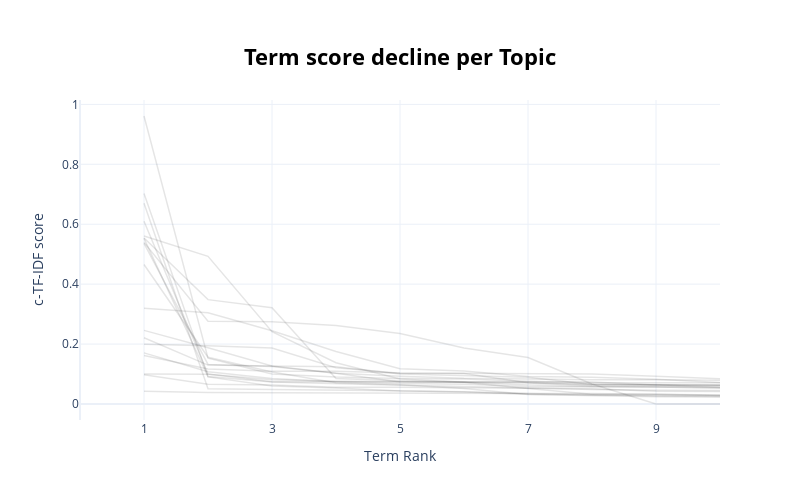

The notebook cell saved with this chart:
### Code cell
# Visualize term rank decrease
topic_model_title.visualize_term_rank()

### Figure 1 — Plotly figure (JSON) as saved in the notebook; plotly's stock layout.template omitted (floating-point values rounded to 4 significant figures)
{"data": [{"hovertext": "<b>Topic -1</b>:life_story_man_american_king_time_", "line": {"color": "black", "width": 1.5}, "mode": "lines+lines", "name": "", "opacity": 0.1, "type": "scatter", "x": [1, 2, 3, 4, 5, 6, 7, 8, 9, 10], "y": [0.04265, 0.03812, 0.03761, 0.03656, 0.03655, 0.03522, 0.03513, 0.03507, 0.0333, 0.03044]}, {"hovertext": "<b>Topic 0</b>:girl_dead_love_boy_father_man_child", "line": {"color": "black", "width": 1.5}, "mode": "lines+lines", "name": "", "opacity": 0.1, "type": "scatter", "x": [1, 2, 3, 4, 5, 6, 7, 8, 9, 10], "y": [0.0976, 0.06601, 0.06305, 0.05623, 0.05591, 0.05506, 0.05223, 0.05075, 0.04296, 0.04166]}, {"hovertext": "<b>Topic 1</b>:real_age_great_child_go_whats_speci", "line": {"color": "black", "width": 1.5}, "mode": "lines+lines", "name": "", "opacity": 0.1, "type": "scatter", "x": [1, 2, 3, 4, 5, 6, 7, 8, 9, 10], "y": [0.1706, 0.1078, 0.08553, 0.07439, 0.07439, 0.073, 0.073, 0.0666, 0.06486, 0.06299]}, {"hovertext": "<b>Topic 2</b>:miss_love_back_hall_mystery_life_fr", "line": {"color": "black", "width": 1.5}, "mode": "lines+lines", "name": "", "opacity": 0.1, "type": "scatter", "x": [1, 2, 3, 4, 5, 6, 7, 8, 9, 10], "y": [0.2209, 0.1299, 0.1269, 0.1028, 0.09271, 0.08558, 0.08374, 0.08083, 0.08083, 0.07949]}, {"hovertext": "<b>Topic 3</b>:movie_iii_ii_big_story_power_legend", "line": {"color": "black", "width": 1.5}, "mode": "lines+lines", "name": "", "opacity": 0.1, "type": "scatter", "x": [1, 2, 3, 4, 5, 6, 7, 8, 9, 10], "y": [0.6699, 0.0512, 0.04799, 0.047, 0.04443, 0.03973, 0.03258, 0.02969, 0.0286, 0.02834]}, {"hovertext": "<b>Topic 4</b>:david_bob_john_name_hall_mr_life_gr", "line": {"color": "black", "width": 1.5}, "mode": "lines+lines", "name": "", "opacity": 0.1, "type": "scatter", "x": [1, 2, 3, 4, 5, 6, 7, 8, 9, 10], "y": [0.1998, 0.1946, 0.1868, 0.1213, 0.1028, 0.1018, 0.07131, 0.06415, 0.06415, 0.05475]}, {"hovertext": "<b>Topic 5</b>:deep_without_yellow_little_great_bl", "line": {"color": "black", "width": 1.5}, "mode": "lines+lines", "name": "", "opacity": 0.1, "type": "scatter", "x": [1, 2, 3, 4, 5, 6, 7, 8, 9, 10], "y": [0.5363, 0.132, 0.1251, 0.1029, 0.07331, 0.07245, 0.06376, 0.05815, 0.05709, 0.05287]}, {"hovertext": "<b>Topic 6</b>:12_year_13_whats_short_going_mine_g", "line": {"color": "black", "width": 1.5}, "mode": "lines+lines", "name": "", "opacity": 0.1, "type": "scatter", "x": [1, 2, 3, 4, 5, 6, 7, 8, 9, 10], "y": [0.5543, 0.3484, 0.321, 0.08546, 0.07797, 0.07408, 0.07408, 0.07374, 0.06309, 0.06309]}, {"hovertext": "<b>Topic 7</b>:sweet_part_yellow_whats_white_hall_", "line": {"color": "black", "width": 1.5}, "mode": "lines+lines", "name": "", "opacity": 0.1, "type": "scatter", "x": [1, 2, 3, 4, 5, 6, 7, 8, 9, 10], "y": [0.1617, 0.1169, 0.1095, 0.1095, 0.1034, 0.1028, 0.0999, 0.0999, 0.09271, 0.08452]}, {"hovertext": "<b>Topic 8</b>:red_color_black_white_yellow_light_", "line": {"color": "black", "width": 1.5}, "mode": "lines+lines", "name": "", "opacity": 0.1, "type": "scatter", "x": [1, 2, 3, 4, 5, 6, 7, 8, 9, 10], "y": [0.5605, 0.4927, 0.2415, 0.1379, 0.08343, 0.07251, 0.05183, 0.0325, 0.0325, 0.02806]}, {"hovertext": "<b>Topic 9</b>:day_last_next_part_night_long_come_", "line": {"color": "black", "width": 1.5}, "mode": "lines+lines", "name": "", "opacity": 0.1, "type": "scatter", "x": [1, 2, 3, 4, 5, 6, 7, 8, 9, 10], "y": [0.4656, 0.1559, 0.1071, 0.07084, 0.06389, 0.0521, 0.03146, 0.02655, 0.02411, 0.02301]}, {"hovertext": "<b>Topic 10</b>:people_american_white_bob_going_bi", "line": {"color": "black", "width": 1.5}, "mode": "lines+lines", "name": "", "opacity": 0.1, "type": "scatter", "x": [1, 2, 3, 4, 5, 6, 7, 8, 9, 10], "y": [0.1001, 0.09896, 0.0807, 0.07594, 0.07408, 0.07222, 0.07027, 0.06105, 0.06009, 0.05831]}, {"hovertext": "<b>Topic 11</b>:song_school_within_gay_david_late_", "line": {"color": "black", "width": 1.5}, "mode": "lines+lines", "name": "", "opacity": 0.1, "type": "scatter", "x": [1, 2, 3, 4, 5, 6, 7, 8, 9, 10], "y": [0.6097, 0.1003, 0.07455, 0.07455, 0.06802, 0.06625, 0.05809, 0.05701, 0.05521, 0.05504]}, {"hovertext": "<b>Topic 12</b>:father_fat_big_get_gay_love_late_l", "line": {"color": "black", "width": 1.5}, "mode": "lines+lines", "name": "", "opacity": 0.1, "type": "scatter", "x": [1, 2, 3, 4, 5, 6, 7, 8, 9, 10], "y": [0.2458, 0.1879, 0.1269, 0.1244, 0.1001, 0.09501, 0.08896, 0.06549, 0.06462, 0.06298]}, {"hovertext": "<b>Topic 13</b>:night_good_school_come_live_day_li", "line": {"color": "black", "width": 1.5}, "mode": "lines+lines", "name": "", "opacity": 0.1, "type": "scatter", "x": [1, 2, 3, 4, 5, 6, 7, 8, 9, 10], "y": [0.7028, 0.09044, 0.06043, 0.05323, 0.04348, 0.04104, 0.0347, 0.02995, 0.02661, 0.02531]}, {"hovertext": "<b>Topic 14</b>:street_long_hard_back_lost_part_ho", "line": {"color": "black", "width": 1.5}, "mode": "lines+lines", "name": "", "opacity": 0.1, "type": "scatter", "x": [1, 2, 3, 4, 5, 6, 7, 8, 9, 10], "y": [0.9612, 0.1528, 0.1005, 0.09023, 0.08476, 0.08312, 0.07598, 0.07104, 0.07104, 0.07104]}, {"hovertext": "<b>Topic 15</b>:war_new_world_within_last_going_li", "line": {"color": "black", "width": 1.5}, "mode": "lines+lines", "name": "", "opacity": 0.1, "type": "scatter", "x": [1, 2, 3, 4, 5, 6, 7, 8, 9, 10], "y": [0.5529, 0.09179, 0.07317, 0.06739, 0.0625, 0.05841, 0.05266, 0.04813, 0.04598, 0.04532]}, {"hovertext": "<b>Topic 16</b>:mystery_mine_city_little_sweet_bes", "line": {"color": "black", "width": 1.5}, "mode": "lines+lines", "name": "", "opacity": 0.1, "type": "scatter", "x": [1, 2, 3, 4, 5, 6, 7, 8, 9, 10], "y": [0.5394, 0.2761, 0.2748, 0.262, 0.2352, 0.1866, 0.1554, 0.06695, 1e-05, 1e-05]}, {"hovertext": "<b>Topic 17</b>:behind_light_dark_yellow_miss_youn", "line": {"color": "black", "width": 1.5}, "mode": "lines+lines", "name": "", "opacity": 0.1, "type": "scatter", "x": [1, 2, 3, 4, 5, 6, 7, 8, 9, 10], "y": [0.3197, 0.3045, 0.2442, 0.1752, 0.1178, 0.1102, 0.09175, 0.08927, 0.08272, 0.07205]}], "layout": {"height": 500, "hoverlabel": {"bgcolor": "white", "font": {"family": "Rockwell", "size": 16}}, "showlegend": false, "title": {"font": {"color": "Black", "size": 22}, "text": "<b>Term score decline per Topic</b>", "x": 0.5, "xanchor": "center", "y": 0.9, "yanchor": "top"}, "width": 800, "xaxis": {"dtick": 2, "range": [0, 10], "tick0": 1, "title": {"text": "Term Rank"}}, "yaxis": {"title": {"text": "c-TF-IDF score"}}}}
